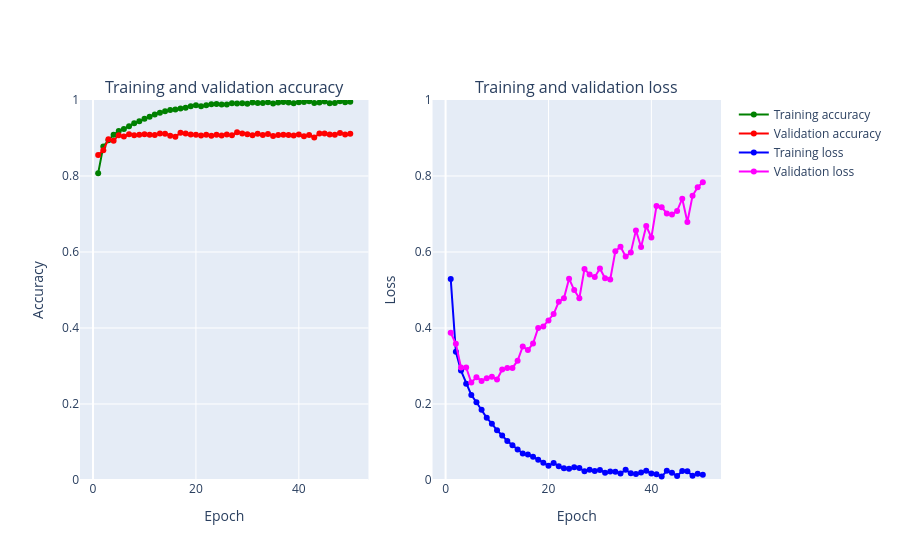

Notebook code cell kept with this figure:
### Markdown cell above
Եկեք գծագրենք train-ի և validation-ի ճշգրտությունը և կորուստը training-ի պատմությունից:

### Code cell
def create_trace(x,y,ylabel,color):
        trace = go.Scatter(
            x = x,y = y,
            name=ylabel,
            marker=dict(color=color),
            mode = "markers+lines",
            text=x
        )
        return trace
    
def plot_accuracy_and_loss(train_model):
    hist = train_model.history
    acc = hist['accuracy']
    val_acc = hist['val_accuracy']
    loss = hist['loss']
    val_loss = hist['val_loss']
    epochs = list(range(1,len(acc)+1))
    
    trace_ta = create_trace(epochs,acc,"Training accuracy", "Green")
    trace_va = create_trace(epochs,val_acc,"Validation accuracy", "Red")
    trace_tl = create_trace(epochs,loss,"Training loss", "Blue")
    trace_vl = create_trace(epochs,val_loss,"Validation loss", "Magenta")
   
    fig = tools.make_subplots(rows=1,cols=2, subplot_titles=('Training and validation accuracy',
                                                             'Training and validation loss'))
    fig.append_trace(trace_ta,1,1)
    fig.append_trace(trace_va,1,1)
    fig.append_trace(trace_tl,1,2)
    fig.append_trace(trace_vl,1,2)
    fig['layout']['xaxis'].update(title = 'Epoch')
    fig['layout']['xaxis2'].update(title = 'Epoch')
    fig['layout']['yaxis'].update(title = 'Accuracy', range=[0,1])
    fig['layout']['yaxis2'].update(title = 'Loss', range=[0,1])

    
    iplot(fig, filename='accuracy-loss')

plot_accuracy_and_loss(train_model)

### Figure 1 — Plotly figure (JSON) as saved in the notebook; plotly's stock layout.template omitted (floating-point values rounded to 4 significant figures)
{"data": [{"marker": {"color": "Green"}, "mode": "markers+lines", "name": "Training accuracy", "text": ["1", "2", "3", "4", "5", "6", "7", "8", "9", "10", "11", "12", "13", "14", "15", "16", "17", "18", "19", "20", "21", "22", "23", "24", "25", "26", "27", "28", "29", "30", "31", "32", "33", "34", "35", "36", "37", "38", "39", "40", "41", "42", "43", "44", "45", "46", "47", "48", "49", "50"], "type": "scatter", "x": [1, 2, 3, 4, 5, 6, 7, 8, 9, 10, 11, 12, 13, 14, 15, 16, 17, 18, 19, 20, 21, 22, 23, 24, 25, 26, 27, 28, 29, 30, 31, 32, 33, 34, 35, 36, 37, 38, 39, 40, 41, 42, 43, 44, 45, 46, 47, 48, 49, 50], "xaxis": "x", "y": [0.8074, 0.8779, 0.894, 0.9088, 0.9183, 0.9235, 0.931, 0.9391, 0.9439, 0.9507, 0.9562, 0.9621, 0.9667, 0.9705, 0.9735, 0.9748, 0.9777, 0.9799, 0.9833, 0.9864, 0.9835, 0.9863, 0.9889, 0.9892, 0.9879, 0.9881, 0.9914, 0.9907, 0.9913, 0.9905, 0.9937, 0.9921, 0.9921, 0.9938, 0.9906, 0.9937, 0.9944, 0.9936, 0.9916, 0.994, 0.9944, 0.9967, 0.992, 0.9931, 0.996, 0.9917, 0.992, 0.9966, 0.9942, 0.9953], "yaxis": "y"}, {"marker": {"color": "Red"}, "mode": "markers+lines", "name": "Validation accuracy", "text": ["1", "2", "3", "4", "5", "6", "7", "8", "9", "10", "11", "12", "13", "14", "15", "16", "17", "18", "19", "20", "21", "22", "23", "24", "25", "26", "27", "28", "29", "30", "31", "32", "33", "34", "35", "36", "37", "38", "39", "40", "41", "42", "43", "44", "45", "46", "47", "48", "49", "50"], "type": "scatter", "x": [1, 2, 3, 4, 5, 6, 7, 8, 9, 10, 11, 12, 13, 14, 15, 16, 17, 18, 19, 20, 21, 22, 23, 24, 25, 26, 27, 28, 29, 30, 31, 32, 33, 34, 35, 36, 37, 38, 39, 40, 41, 42, 43, 44, 45, 46, 47, 48, 49, 50], "xaxis": "x", "y": [0.8553, 0.8681, 0.8967, 0.8929, 0.9075, 0.9038, 0.9097, 0.9073, 0.9084, 0.91, 0.9083, 0.9077, 0.9118, 0.9113, 0.9062, 0.9033, 0.9136, 0.912, 0.9094, 0.9085, 0.9068, 0.9087, 0.9062, 0.9088, 0.9068, 0.9089, 0.9069, 0.9149, 0.9118, 0.9097, 0.9071, 0.9111, 0.908, 0.9103, 0.9052, 0.9082, 0.9087, 0.9078, 0.9063, 0.9092, 0.9044, 0.9076, 0.9014, 0.9116, 0.9117, 0.9095, 0.9085, 0.9132, 0.9092, 0.9114], "yaxis": "y"}, {"marker": {"color": "Blue"}, "mode": "markers+lines", "name": "Training loss", "text": ["1", "2", "3", "4", "5", "6", "7", "8", "9", "10", "11", "12", "13", "14", "15", "16", "17", "18", "19", "20", "21", "22", "23", "24", "25", "26", "27", "28", "29", "30", "31", "32", "33", "34", "35", "36", "37", "38", "39", "40", "41", "42", "43", "44", "45", "46", "47", "48", "49", "50"], "type": "scatter", "x": [1, 2, 3, 4, 5, 6, 7, 8, 9, 10, 11, 12, 13, 14, 15, 16, 17, 18, 19, 20, 21, 22, 23, 24, 25, 26, 27, 28, 29, 30, 31, 32, 33, 34, 35, 36, 37, 38, 39, 40, 41, 42, 43, 44, 45, 46, 47, 48, 49, 50], "xaxis": "x2", "y": [0.5292, 0.3374, 0.2879, 0.2531, 0.2239, 0.2046, 0.1846, 0.1636, 0.1483, 0.1309, 0.1172, 0.1028, 0.09147, 0.08022, 0.06976, 0.06741, 0.06093, 0.05353, 0.04561, 0.03729, 0.04491, 0.03638, 0.03085, 0.02958, 0.03333, 0.03173, 0.02305, 0.02677, 0.02381, 0.02664, 0.01925, 0.02224, 0.02148, 0.01735, 0.02673, 0.01772, 0.01551, 0.01985, 0.02413, 0.01704, 0.01499, 0.008964, 0.02406, 0.01894, 0.01062, 0.02372, 0.02331, 0.01119, 0.01635, 0.01387], "yaxis": "y2"}, {"marker": {"color": "Magenta"}, "mode": "markers+lines", "name": "Validation loss", "text": ["1", "2", "3", "4", "5", "6", "7", "8", "9", "10", "11", "12", "13", "14", "15", "16", "17", "18", "19", "20", "21", "22", "23", "24", "25", "26", "27", "28", "29", "30", "31", "32", "33", "34", "35", "36", "37", "38", "39", "40", "41", "42", "43", "44", "45", "46", "47", "48", "49", "50"], "type": "scatter", "x": [1, 2, 3, 4, 5, 6, 7, 8, 9, 10, 11, 12, 13, 14, 15, 16, 17, 18, 19, 20, 21, 22, 23, 24, 25, 26, 27, 28, 29, 30, 31, 32, 33, 34, 35, 36, 37, 38, 39, 40, 41, 42, 43, 44, 45, 46, 47, 48, 49, 50], "xaxis": "x2", "y": [0.3875, 0.3586, 0.296, 0.296, 0.2564, 0.2706, 0.2608, 0.268, 0.2718, 0.2644, 0.2909, 0.2944, 0.295, 0.314, 0.3514, 0.3418, 0.3593, 0.4003, 0.4041, 0.4198, 0.4366, 0.469, 0.478, 0.5299, 0.4998, 0.4783, 0.5555, 0.5406, 0.534, 0.5568, 0.5308, 0.5276, 0.6019, 0.6139, 0.5883, 0.5987, 0.6569, 0.6131, 0.6687, 0.6381, 0.7212, 0.718, 0.7014, 0.6984, 0.7081, 0.7403, 0.6789, 0.7479, 0.7706, 0.7837], "yaxis": "y2"}], "layout": {"annotations": [{"font": {"size": 16}, "showarrow": false, "text": "Training and validation accuracy", "x": 0.225, "xanchor": "center", "xref": "paper", "y": 1, "yanchor": "bottom", "yref": "paper"}, {"font": {"size": 16}, "showarrow": false, "text": "Training and validation loss", "x": 0.775, "xanchor": "center", "xref": "paper", "y": 1, "yanchor": "bottom", "yref": "paper"}], "xaxis": {"anchor": "y", "domain": [0, 0.45], "title": {"text": "Epoch"}}, "xaxis2": {"anchor": "y2", "domain": [0.55, 1], "title": {"text": "Epoch"}}, "yaxis": {"anchor": "x", "domain": [0, 1], "range": [0, 1], "title": {"text": "Accuracy"}}, "yaxis2": {"anchor": "x2", "domain": [0, 1], "range": [0, 1], "title": {"text": "Loss"}}}}
